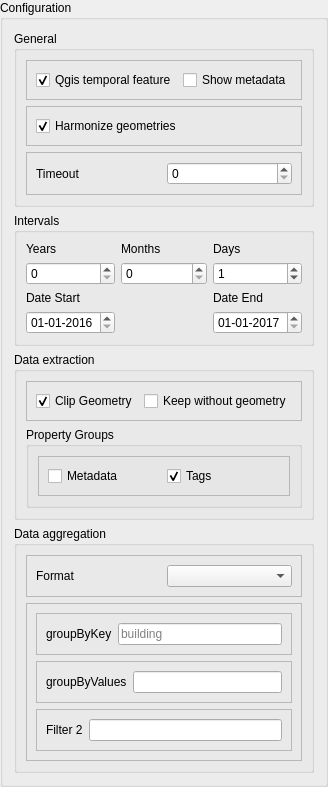
    <widget class="QgsCollapsibleGroupBox" name="configuration_group_box">
     <property name="enabled">
      <bool>true</bool>
     </property>
     <property name="sizePolicy">
      <sizepolicy hsizetype="Preferred" vsizetype="Fixed">
       <horstretch>0</horstretch>
       <verstretch>0</verstretch>
      </sizepolicy>
     </property>
     <property name="maximumSize">
      <size>
       <width>16777215</width>
       <height>28</height>
      </size>
     </property>
     <property name="autoFillBackground">
      <bool>false</bool>
     </property>
     <property name="title">
      <string>Configuration</string>
     </property>
     <property name="flat">
      <bool>true</bool>
     </property>
     <property name="checkable">
      <bool>false</bool>
     </property>
     <property name="checked">
      <bool>false</bool>
     </property>
     <property name="collapsed">
      <bool>true</bool>
     </property>
     <property name="scrollOnExpand">
      <bool>false</bool>
     </property>
     <property name="saveCollapsedState">
      <bool>false</bool>
     </property>
     <layout class="QVBoxLayout" name="verticalLayout_4">
      <item>
       <widget class="QgsCollapsibleGroupBox" name="general_options_group">
        <property name="title">
         <string>General</string>
        </property>
        <property name="collapsed">
         <bool>true</bool>
        </property>
        <layout class="QVBoxLayout" name="verticalLayout_3">
         <item>
          <widget class="QFrame" name="frame_6">
           <property name="frameShape">
            <enum>QFrame::StyledPanel</enum>
           </property>
           <property name="frameShadow">
            <enum>QFrame::Raised</enum>
           </property>
           <layout class="QHBoxLayout" name="horizontalLayout_12">
            <item>
             <widget class="QCheckBox" name="check_activate_temporal">
              <property name="toolTip">
               <string>&lt;html&gt;&lt;head/&gt;&lt;body&gt;&lt;p&gt;Automatically enable the temporal feature for new layers where applicable.&lt;/p&gt;&lt;p&gt;&lt;br/&gt;&lt;/p&gt;&lt;p&gt;This is only applied to responses that contain geometries and in that manner only on those geometry layers it makes sense for.&lt;/p&gt;&lt;/body&gt;&lt;/html&gt;</string>
              </property>
              <property name="text">
               <string>Qgis temporal feature</string>
              </property>
              <property name="checked">
               <bool>true</bool>
              </property>
             </widget>
            </item>
            <item>
             <widget class="QCheckBox" name="check_show_metadata">
              <property name="enabled">
               <bool>true</bool>
              </property>
              <property name="toolTip">
               <string>&lt;html&gt;&lt;head/&gt;&lt;body&gt;&lt;p&gt;Include metadata into the query response. Depending on the request of the request this can increase the response data size significantly.&lt;/p&gt;&lt;/body&gt;&lt;/html&gt;</string>
              </property>
              <property name="text">
               <string>Show metadata</string>
              </property>
              <property name="checked">
               <bool>false</bool>
              </property>
             </widget>
            </item>
           </layout>
          </widget>
         </item>
         <item>
          <widget class="QFrame" name="frame_8">
           <property name="frameShape">
            <enum>QFrame::StyledPanel</enum>
           </property>
           <property name="frameShadow">
            <enum>QFrame::Raised</enum>
           </property>
           <layout class="QHBoxLayout" name="horizontalLayout_13">
            <item>
             <widget class="QCheckBox" name="check_merge_geometries">
              <property name="enabled">
               <bool>true</bool>
              </property>
              <property name="toolTip">
               <string>&lt;html&gt;&lt;head/&gt;&lt;body&gt;&lt;p&gt;Check this to &lt;span style=&quot; text-decoration: underline;&quot;&gt;automatically merge compatible geometry types&lt;/span&gt;. &lt;/p&gt;&lt;p&gt;&lt;span style=&quot; text-decoration: underline;&quot;&gt;It is recommended to keep this checked.&lt;/span&gt;&lt;/p&gt;&lt;p&gt;The benefit is that the amount of written layers will be massively reduced.&lt;/p&gt;&lt;p&gt;The reason is that results may contain single and multi-geometries at once (Polygon, MultiPolygon etc.) and without combining them one layer per geometry type will be written, resulting in an increased number of layers. &lt;/p&gt;&lt;p&gt;&lt;br/&gt;&lt;/p&gt;&lt;/body&gt;&lt;/html&gt;</string>
              </property>
              <property name="text">
               <string>Harmonize geometries</string>
              </property>
              <property name="checked">
               <bool>true</bool>
              </property>
             </widget>
            </item>
           </layout>
          </widget>
         </item>
         <item>
          <widget class="QFrame" name="frame_5">
           <property name="frameShape">
            <enum>QFrame::StyledPanel</enum>
           </property>
           <property name="frameShadow">
            <enum>QFrame::Raised</enum>
           </property>
           <layout class="QHBoxLayout" name="horizontalLayout_10">
            <item>
             <widget class="QLabel" name="timeout_label">
              <property name="toolTip">
               <string>&lt;html&gt;&lt;head/&gt;&lt;body&gt;&lt;p&gt;Apply a request &lt;span style=&quot; text-decoration: underline;&quot;&gt;timeout in seconds&lt;/span&gt; after that the ohsome API should terminate the request.&lt;/p&gt;&lt;p&gt;For the public ohsome API instance the maximum value is 100. For private instances there is no maximum.&lt;/p&gt;&lt;/body&gt;&lt;/html&gt;</string>
              </property>
              <property name="text">
               <string>Timeout</string>
              </property>
             </widget>
            </item>
            <item>
             <widget class="QSpinBox" name="timeout_input">
              <property name="toolTip">
               <string>&lt;html&gt;&lt;head/&gt;&lt;body&gt;&lt;p&gt;Apply a request &lt;span style=&quot; text-decoration: underline;&quot;&gt;timeout in seconds&lt;/span&gt; after that the ohsome API should terminate the request. If the value 0 is set (default), the server side timeout is used automatically, which can be up to 600 seconds.&lt;/p&gt;&lt;p&gt;Depending on the size of the query, too low entries will yield API errors.&lt;/p&gt;&lt;p&gt;This setting is only used for the public ohsome API and not for private ones.&lt;/p&gt;&lt;/body&gt;&lt;/html&gt;</string>
              </property>
              <property name="accessibleDescription">
               <string/>
              </property>
              <property name="minimum">
               <number>0</number>
              </property>
              <property name="maximum">
               <number>9999999</number>
              </property>
              <property name="value">
               <number>0</number>
              </property>
             </widget>
            </item>
           </layout>
          </widget>
         </item>
        </layout>
       </widget>
      </item>
      <item>
       <widget class="QgsCollapsibleGroupBox" name="intervals_group">
        <property name="title">
         <string>Intervals</string>
        </property>
        <property name="flat">
         <bool>true</bool>
        </property>
        <property name="collapsed">
         <bool>true</bool>
        </property>
        <property name="saveCollapsedState">
         <bool>false</bool>
        </property>
        <layout class="QGridLayout" name="gridLayout_10">
         <item row="5" column="1">
          <widget class="QDateEdit" name="date_start">
           <property name="toolTip">
            <string>&lt;html&gt;&lt;head/&gt;&lt;body&gt;&lt;p&gt;Enter your start date. &lt;/p&gt;&lt;p&gt;&lt;br/&gt;&lt;/p&gt;&lt;p&gt;All &lt;span style=&quot; text-decoration: underline;&quot;&gt;dates from the &lt;/span&gt;&lt;span style=&quot; font-weight:600; text-decoration: underline;&quot;&gt;8th&lt;/span&gt;&lt;span style=&quot; text-decoration: underline;&quot;&gt; of Oktober 2007&lt;/span&gt; are valid.&lt;/p&gt;&lt;/body&gt;&lt;/html&gt;</string>
           </property>
           <property name="dateTime">
            <datetime>
             <hour>0</hour>
             <minute>0</minute>
             <second>0</second>
             <year>2016</year>
             <month>1</month>
             <day>1</day>
            </datetime>
           </property>
           <property name="minimumDateTime">
            <datetime>
             <hour>0</hour>
             <minute>0</minute>
             <second>0</second>
             <year>2007</year>
             <month>10</month>
             <day>8</day>
            </datetime>
           </property>
           <property name="maximumDate">
            <date>
             <year>2050</year>
             <month>12</month>
             <day>31</day>
            </date>
           </property>
           <property name="minimumDate">
            <date>
             <year>2007</year>
             <month>10</month>
             <day>8</day>
            </date>
           </property>
           <property name="displayFormat">
            <string>dd-MM-yyyy</string>
           </property>
           <property name="timeSpec">
            <enum>Qt::LocalTime</enum>
           </property>
          </widget>
         </item>
         <item row="3" column="2">
          <widget class="QSpinBox" name="interval_months">
           <property name="toolTip">
            <string>&lt;html&gt;&lt;head/&gt;&lt;body&gt;&lt;p&gt;Run the query every x months. Adjust the time frame accordingly.&lt;/p&gt;&lt;p&gt;&lt;br/&gt;&lt;/p&gt;&lt;p&gt;Only available for the data aggregation endpoints.&lt;/p&gt;&lt;/body&gt;&lt;/html&gt;</string>
           </property>
           <property name="maximum">
            <number>12</number>
           </property>
          </widget>
         </item>
         <item row="2" column="2">
          <widget class="QLabel" name="label_months">
           <property name="toolTip">
            <string/>
           </property>
           <property name="text">
            <string>Months</string>
           </property>
          </widget>
         </item>
         <item row="2" column="1">
          <widget class="QLabel" name="label_years">
           <property name="toolTip">
            <string/>
           </property>
           <property name="text">
            <string>Years</string>
           </property>
          </widget>
         </item>
         <item row="3" column="4">
          <widget class="QSpinBox" name="interval_days">
           <property name="toolTip">
            <string>&lt;html&gt;&lt;head/&gt;&lt;body&gt;&lt;p&gt;Run the query every x days. Adjust the time frame accordingly.&lt;/p&gt;&lt;p&gt;&lt;br/&gt;&lt;/p&gt;&lt;p&gt;Only available for the data aggregation endpoints.&lt;/p&gt;&lt;/body&gt;&lt;/html&gt;</string>
           </property>
           <property name="maximum">
            <number>31</number>
           </property>
           <property name="value">
            <number>1</number>
           </property>
          </widget>
         </item>
         <item row="4" column="4">
          <widget class="QLabel" name="date_end_label">
           <property name="text">
            <string>Date End</string>
           </property>
           <property name="buddy">
            <cstring></cstring>
           </property>
          </widget>
         </item>
         <item row="4" column="1">
          <widget class="QLabel" name="date_start_label">
           <property name="text">
            <string>Date Start</string>
           </property>
          </widget>
         </item>
         <item row="2" column="4">
          <widget class="QLabel" name="label_days">
           <property name="toolTip">
            <string/>
           </property>
           <property name="text">
            <string>Days</string>
           </property>
          </widget>
         </item>
         <item row="5" column="4">
          <widget class="QDateEdit" name="date_end">
           <property name="toolTip">
            <string>&lt;html&gt;&lt;head/&gt;&lt;body&gt;&lt;p&gt;Enter your end date. &lt;/p&gt;&lt;p&gt;&lt;br/&gt;&lt;/p&gt;&lt;p&gt;All &lt;span style=&quot; text-decoration: underline;&quot;&gt;dates from the &lt;/span&gt;&lt;span style=&quot; font-weight:600; text-decoration: underline;&quot;&gt;9th&lt;/span&gt;&lt;span style=&quot; text-decoration: underline;&quot;&gt; of Oktober 2007&lt;/span&gt; are valid.&lt;/p&gt;&lt;/body&gt;&lt;/html&gt;</string>
           </property>
           <property name="dateTime">
            <datetime>
             <hour>0</hour>
             <minute>0</minute>
             <second>0</second>
             <year>2017</year>
             <month>1</month>
             <day>1</day>
            </datetime>
           </property>
           <property name="minimumDateTime">
            <datetime>
             <hour>0</hour>
             <minute>0</minute>
             <second>0</second>
             <year>2007</year>
             <month>10</month>
             <day>9</day>
            </datetime>
           </property>
           <property name="minimumDate">
            <date>
             <year>2007</year>
             <month>10</month>
             <day>9</day>
            </date>
           </property>
           <property name="displayFormat">
            <string>dd-MM-yyyy</string>
           </property>
          </widget>
         </item>
         <item row="3" column="1">
          <widget class="QSpinBox" name="interval_years">
           <property name="toolTip">
            <string>&lt;html&gt;&lt;head/&gt;&lt;body&gt;&lt;p&gt;Run the query every &lt;span style=&quot; text-decoration: underline;&quot;&gt;x&lt;/span&gt; years. Adjust the time frame accordingly.&lt;/p&gt;&lt;p&gt;Only available for the data aggregation endpoints.&lt;/p&gt;&lt;/body&gt;&lt;/html&gt;</string>
           </property>
           <property name="accessibleDescription">
            <string/>
           </property>
           <property name="maximum">
            <number>99</number>
           </property>
           <property name="value">
            <number>0</number>
           </property>
          </widget>
         </item>
        </layout>
       </widget>
      </item>
      <item>
       <widget class="QgsCollapsibleGroupBox" name="property_groups_box">
        <property name="toolTip">
         <string>&lt;html&gt;&lt;head/&gt;&lt;body&gt;&lt;p&gt;List of possible property-groups added to each OSM-element.&lt;/p&gt;&lt;p&gt;Only available for data extraction.&lt;/p&gt;&lt;/body&gt;&lt;/html&gt;</string>
        </property>
        <property name="title">
         <string>Data extraction</string>
        </property>
        <property name="flat">
         <bool>true</bool>
        </property>
        <property name="collapsed">
         <bool>true</bool>
        </property>
        <layout class="QVBoxLayout" name="verticalLayout_6">
         <item>
          <widget class="QFrame" name="frame_7">
           <property name="frameShape">
            <enum>QFrame::StyledPanel</enum>
           </property>
           <property name="frameShadow">
            <enum>QFrame::Raised</enum>
           </property>
           <layout class="QHBoxLayout" name="horizontalLayout">
            <item>
             <widget class="QCheckBox" name="check_clip_geometry">
              <property name="enabled">
               <bool>true</bool>
              </property>
              <property name="toolTip">
               <string>&lt;html&gt;&lt;head/&gt;&lt;body&gt;&lt;p&gt;Specify whether the returned geometries of the features should be clipped to the query’s spatial boundary.&lt;/p&gt;&lt;p&gt;&lt;span style=&quot; text-decoration: underline;&quot;&gt;Ony available for the data extraction endpoints&lt;/span&gt;.&lt;/p&gt;&lt;/body&gt;&lt;/html&gt;</string>
              </property>
              <property name="text">
               <string>Clip Geometry</string>
              </property>
              <property name="checked">
               <bool>true</bool>
              </property>
             </widget>
            </item>
            <item>
             <widget class="QCheckBox" name="check_keep_geometryless">
              <property name="enabled">
               <bool>true</bool>
              </property>
              <property name="toolTip">
               <string>&lt;html&gt;&lt;head/&gt;&lt;body&gt;&lt;p&gt;Some results don't contain geometries but metadata.&lt;/p&gt;&lt;p&gt;Decide if you wan't to keep them or only return ones with geometries.&lt;/p&gt;&lt;p&gt;If checked, the geometry less features will be stored separately.&lt;/p&gt;&lt;/body&gt;&lt;/html&gt;</string>
              </property>
              <property name="text">
               <string>Keep without geometry</string>
              </property>
              <property name="checked">
               <bool>false</bool>
              </property>
             </widget>
            </item>
           </layout>
          </widget>
         </item>
         <item>
          <widget class="QGroupBox" name="property_groups_groupbox">
           <property name="title">
            <string>Property Groups</string>
           </property>
           <property name="flat">
            <bool>false</bool>
           </property>
           <property name="checkable">
            <bool>false</bool>
           </property>
           <layout class="QVBoxLayout" name="verticalLayout_7">
            <item>
             <widget class="QFrame" name="frame_4">
              <property name="frameShape">
               <enum>QFrame::StyledPanel</enum>
              </property>
              <property name="frameShadow">
               <enum>QFrame::Raised</enum>
              </property>
              <layout class="QHBoxLayout" name="horizontalLayout_2">
               <item>
                <widget class="QCheckBox" name="property_groups_check_metadata">
                 <property name="text">
                  <string>Metadata</string>
                 </property>
                </widget>
               </item>
               <item>
                <widget class="QCheckBox" name="property_groups_check_tags">
                 <property name="text">
                  <string>Tags</string>
                 </property>
                 <property name="checked">
                  <bool>true</bool>
                 </property>
                </widget>
               </item>
              </layout>
             </widget>
            </item>
           </layout>
          </widget>
         </item>
        </layout>
       </widget>
      </item>
      <item>
       <widget class="QgsCollapsibleGroupBox" name="data_aggregation_group">
        <property name="title">
         <string>Data aggregation</string>
        </property>
        <property name="collapsed">
         <bool>true</bool>
        </property>
        <layout class="QVBoxLayout" name="verticalLayout_9">
         <item>
          <widget class="QFrame" name="frame">
           <property name="frameShape">
            <enum>QFrame::StyledPanel</enum>
           </property>
           <property name="frameShadow">
            <enum>QFrame::Raised</enum>
           </property>
           <layout class="QHBoxLayout" name="horizontalLayout_9">
            <item>
             <widget class="QLabel" name="label">
              <property name="toolTip">
               <string>&lt;html&gt;&lt;head/&gt;&lt;body&gt;&lt;p&gt;Output format geojson (for /groupBy/boundary resources only), or json.&lt;/p&gt;&lt;/body&gt;&lt;/html&gt;</string>
              </property>
              <property name="text">
               <string>Format</string>
              </property>
             </widget>
            </item>
            <item>
             <widget class="QComboBox" name="data_aggregation_format">
              <property name="toolTip">
               <string>&lt;html&gt;&lt;head/&gt;&lt;body&gt;&lt;p&gt;Output format geojson (for /groupBy/boundary resources only), or json.&lt;/p&gt;&lt;/body&gt;&lt;/html&gt;</string>
              </property>
             </widget>
            </item>
           </layout>
          </widget>
         </item>
         <item>
          <widget class="QFrame" name="group_by_frame">
           <property name="frameShape">
            <enum>QFrame::StyledPanel</enum>
           </property>
           <property name="frameShadow">
            <enum>QFrame::Raised</enum>
           </property>
           <layout class="QVBoxLayout" name="verticalLayout">
            <item>
             <widget class="QFrame" name="filter_frame_2">
              <property name="sizePolicy">
               <sizepolicy hsizetype="Expanding" vsizetype="Maximum">
                <horstretch>0</horstretch>
                <verstretch>0</verstretch>
               </sizepolicy>
              </property>
              <property name="toolTip">
               <string/>
              </property>
              <property name="frameShape">
               <enum>QFrame::StyledPanel</enum>
              </property>
              <property name="frameShadow">
               <enum>QFrame::Raised</enum>
              </property>
              <layout class="QHBoxLayout" name="horizontalLayout_11">
               <item>
                <widget class="QLabel" name="group_by_keys_label">
                 <property name="sizePolicy">
                  <sizepolicy hsizetype="Fixed" vsizetype="Maximum">
                   <horstretch>0</horstretch>
                   <verstretch>0</verstretch>
                  </sizepolicy>
                 </property>
                 <property name="toolTip">
                  <string>&lt;html&gt;&lt;head/&gt;&lt;body&gt;&lt;p&gt;OSM key e.g.: 'highway’, 'building’; no default value (one groupByKey parameter must be defined).&lt;/p&gt;&lt;p&gt;&lt;span style=&quot; text-decoration: underline;&quot;&gt;Only for `groupBy/tag` endpoints.&lt;/span&gt;&lt;/p&gt;&lt;/body&gt;&lt;/html&gt;</string>
                 </property>
                 <property name="text">
                  <string>groupByKey</string>
                 </property>
                </widget>
               </item>
               <item>
                <widget class="QLineEdit" name="group_by_key_line_edit">
                 <property name="toolTip">
                  <string>&lt;html&gt;&lt;head/&gt;&lt;body&gt;&lt;p&gt;OSM key e.g.: 'highway’, 'building’; no default value (one groupByKey parameter must be defined).&lt;/p&gt;&lt;p&gt;&lt;span style=&quot; text-decoration: underline;&quot;&gt;Only for `groupBy/tag` and `groupBy/key` endpoints.&lt;/span&gt;&lt;/p&gt;&lt;/body&gt;&lt;/html&gt;</string>
                 </property>
                 <property name="text">
                  <string/>
                 </property>
                 <property name="echoMode">
                  <enum>QLineEdit::Normal</enum>
                 </property>
                 <property name="placeholderText">
                  <string>building</string>
                 </property>
                </widget>
               </item>
              </layout>
             </widget>
            </item>
            <item>
             <widget class="QFrame" name="filter_frame_3">
              <property name="sizePolicy">
               <sizepolicy hsizetype="Expanding" vsizetype="Maximum">
                <horstretch>0</horstretch>
                <verstretch>0</verstretch>
               </sizepolicy>
              </property>
              <property name="toolTip">
               <string/>
              </property>
              <property name="frameShape">
               <enum>QFrame::StyledPanel</enum>
              </property>
              <property name="frameShadow">
               <enum>QFrame::Raised</enum>
              </property>
              <layout class="QHBoxLayout" name="horizontalLayout_14">
               <item>
                <widget class="QLabel" name="group_by_values_label">
                 <property name="sizePolicy">
                  <sizepolicy hsizetype="Fixed" vsizetype="Maximum">
                   <horstretch>0</horstretch>
                   <verstretch>0</verstretch>
                  </sizepolicy>
                 </property>
                 <property name="toolTip">
                  <string>&lt;html&gt;&lt;head/&gt;&lt;body&gt;&lt;p&gt;OSM value(s) e.g.: 'primary’, 'residential’; default: no value. Can be left empty.&lt;/p&gt;&lt;p&gt;&lt;span style=&quot; text-decoration: underline;&quot;&gt;Only for `groupBy/tag` endpoints.&lt;/span&gt;&lt;/p&gt;&lt;/body&gt;&lt;/html&gt;</string>
                 </property>
                 <property name="text">
                  <string>groupByValues</string>
                 </property>
                </widget>
               </item>
               <item>
                <widget class="QLineEdit" name="group_by_values_line_edit">
                 <property name="toolTip">
                  <string>&lt;html&gt;&lt;head/&gt;&lt;body&gt;&lt;p&gt;OSM value(s) e.g.: 'primary’, 'residential’; default: no value. Can be left empty.&lt;/p&gt;&lt;p&gt;&lt;span style=&quot; text-decoration: underline;&quot;&gt;Only for `groupBy/tag` endpoints.&lt;/span&gt;&lt;/p&gt;&lt;/body&gt;&lt;/html&gt;</string>
                 </property>
                </widget>
               </item>
              </layout>
             </widget>
            </item>
            <item>
             <widget class="QFrame" name="filter_frame_4">
              <property name="sizePolicy">
               <sizepolicy hsizetype="Expanding" vsizetype="Maximum">
                <horstretch>0</horstretch>
                <verstretch>0</verstretch>
               </sizepolicy>
              </property>
              <property name="toolTip">
               <string/>
              </property>
              <property name="frameShape">
               <enum>QFrame::StyledPanel</enum>
              </property>
              <property name="frameShadow">
               <enum>QFrame::Raised</enum>
              </property>
              <layout class="QHBoxLayout" name="horizontalLayout_15">
               <item>
                <widget class="QLabel" name="filter2_input_label">
                 <property name="sizePolicy">
                  <sizepolicy hsizetype="Fixed" vsizetype="Maximum">
                   <horstretch>0</horstretch>
                   <verstretch>0</verstretch>
                  </sizepolicy>
                 </property>
                 <property name="toolTip">
                  <string>&lt;html&gt;&lt;head/&gt;&lt;body&gt;&lt;p&gt;Combines several attributive filters, e.g. OSM type, the geometry (simple feature) type, as well as the OSM tag; no default value&lt;/p&gt;&lt;p&gt;&lt;span style=&quot; text-decoration: underline;&quot;&gt;Only for `ratio` endpoints.&lt;/span&gt;&lt;/p&gt;&lt;/body&gt;&lt;/html&gt;</string>
                 </property>
                 <property name="text">
                  <string>Filter 2</string>
                 </property>
                </widget>
               </item>
               <item>
                <widget class="QLineEdit" name="filter2_input">
                 <property name="toolTip">
                  <string>&lt;html&gt;&lt;head/&gt;&lt;body&gt;&lt;p&gt;Combines several attributive filters, e.g. OSM type, the geometry (simple feature) type, as well as the OSM tag; no default value&lt;/p&gt;&lt;p&gt;&lt;span style=&quot; text-decoration: underline;&quot;&gt;Only for `ratio` endpoints.&lt;/span&gt;&lt;/p&gt;&lt;/body&gt;&lt;/html&gt;</string>
                 </property>
                 <property name="autoFillBackground">
                  <bool>false</bool>
                 </property>
                 <property name="styleSheet">
                  <string notr="true"/>
                 </property>
                </widget>
               </item>
              </layout>
             </widget>
            </item>
           </layout>
          </widget>
         </item>
        </layout>
       </widget>
      </item>
     </layout>
    </widget>
